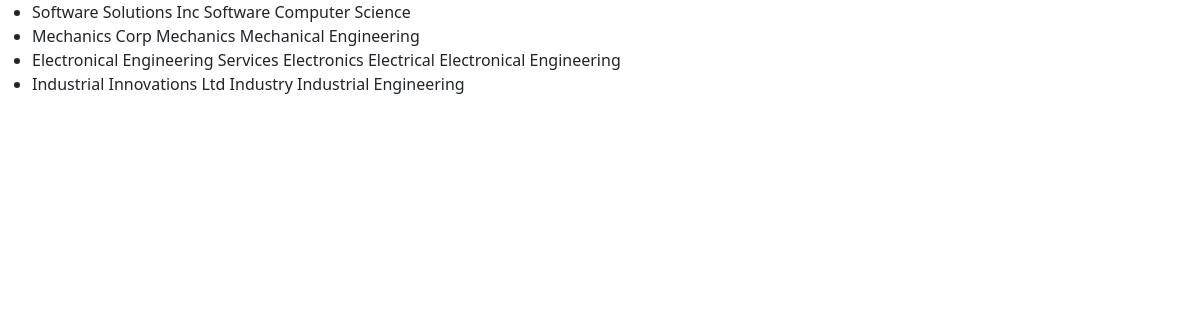
Screenshot of /company/companies/ (signed in) with the database file from the repository.
### company/models.py (models this page shows, shortened)
class Company(models.Model):
    name = models.CharField(max_length=100, null=True, unique=True)
    field = models.CharField(max_length=100, null=True)
    departments = models.ManyToManyField(EngineeringDepartment, blank=True)
    status = models.CharField(max_length=20, choices=STATUS_CHOICES, default='PENDING', null=True)

### users/models.py (models this page shows, shortened)
class EngineeringDepartment(models.Model):
    code = models.CharField(max_length=5, unique=True)
    name = models.CharField(max_length=50, blank=True)

### company/views.py (the view)
# urls.py: path('companies/', views.CompaniesView.as_view(), name='companies'),
class CompaniesView(LoginRequiredMixin, ListView):
    template_name = 'company/companies.html'
    model = Company
    context_object_name = 'companies'
    def get_queryset(self):
        return self.model.objects.filter(status='APPROVED')

### company/templates/company/companies.html (shortened to what this page needs)
{% extends 'base.html' %}
{% load static %}
{% block styling %}
    <link rel="stylesheet" type="text/css" href="{% static 'main/home.css' %}">
{% endblock %}
{% block body %}
    <div>
        <ul>
            {% for company in companies %}
                <li>
                    {{ company.name }}
                    {{ company.field }}
                    {% for department in company.departments.all %}
                        {{ department.name }}
                    {% endfor %}
                </li>
            {% endfor %}
        </ul>
    </div>
{% endblock %}

### templates/base.html (shortened to what this page needs)
<!DOCTYPE html>
<html lang="en">
<head>
    <link href="https://cdn.jsdelivr.net/npm/bootstrap@5.3.0-alpha3/dist/css/bootstrap.min.css"
          rel="stylesheet"
>
    <link rel="stylesheet" href="https://cdnjs.cloudflare.com/ajax/libs/font-awesome/6.0.0-beta2/css/all.min.css">
    {% block styling %}
    {% endblock %}
</head>
<body>
{% block body %}
{% endblock %}
</body>
</html>

### rows the page displays
Company: name "Software Solutions Inc", field "Software"
EngineeringDepartment: name "Computer Science"
Company: name "Mechanics Corp", field "Mechanics"
EngineeringDepartment: name "Mechanical Engineering"
Company: name "Electronical Engineering Services", field "Electronics"
EngineeringDepartment: name "Electrical Electronical Engineering"
Company: name "Industrial Innovations Ltd", field "Industry"
EngineeringDepartment: name "Industrial Engineering"
